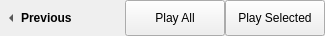
             <widget class="QFrame" name="frame_2">
              <property name="sizePolicy">
               <sizepolicy hsizetype="Preferred" vsizetype="Fixed">
                <horstretch>0</horstretch>
                <verstretch>0</verstretch>
               </sizepolicy>
              </property>
              <property name="minimumSize">
               <size>
                <width>0</width>
                <height>36</height>
               </size>
              </property>
              <property name="maximumSize">
               <size>
                <width>16777215</width>
                <height>36</height>
               </size>
              </property>
              <property name="frameShape">
               <enum>QFrame::NoFrame</enum>
              </property>
              <property name="frameShadow">
               <enum>QFrame::Raised</enum>
              </property>
              <layout class="QHBoxLayout" name="horizontalLayout_5">
               <property name="spacing">
                <number>0</number>
               </property>
               <property name="margin">
                <number>0</number>
               </property>
               <item>
                <widget class="QToolButton" name="previous">
                 <property name="sizePolicy">
                  <sizepolicy hsizetype="Preferred" vsizetype="Preferred">
                   <horstretch>0</horstretch>
                   <verstretch>0</verstretch>
                  </sizepolicy>
                 </property>
                 <property name="font">
                  <font>
                   <weight>75</weight>
                   <bold>true</bold>
                  </font>
                 </property>
                 <property name="autoFillBackground">
                  <bool>false</bool>
                 </property>
                 <property name="text">
                  <string>Previous</string>
                 </property>
                 <property name="toolButtonStyle">
                  <enum>Qt::ToolButtonTextBesideIcon</enum>
                 </property>
                 <property name="autoRaise">
                  <bool>true</bool>
                 </property>
                 <property name="arrowType">
                  <enum>Qt::LeftArrow</enum>
                 </property>
                </widget>
               </item>
               <item>
                <spacer name="horizontalSpacer_4">
                 <property name="orientation">
                  <enum>Qt::Horizontal</enum>
                 </property>
                 <property name="sizeHint" stdset="0">
                  <size>
                   <width>40</width>
                   <height>20</height>
                  </size>
                 </property>
                </spacer>
               </item>
               <item>
                <widget class="QPushButton" name="playAll">
                 <property name="sizePolicy">
                  <sizepolicy hsizetype="Minimum" vsizetype="Preferred">
                   <horstretch>0</horstretch>
                   <verstretch>0</verstretch>
                  </sizepolicy>
                 </property>
                 <property name="minimumSize">
                  <size>
                   <width>100</width>
                   <height>32</height>
                  </size>
                 </property>
                 <property name="toolTip">
                  <string>Play all media in list</string>
                 </property>
                 <property name="styleSheet">
                  <string/>
                 </property>
                 <property name="text">
                  <string>Play All</string>
                 </property>
                 <property name="icon">
                  <iconset>
                   <normaloff>../convenience/media-playback-start16.png</normaloff>../convenience/media-playback-start16.png</iconset>
                 </property>
                </widget>
               </item>
               <item>
                <widget class="QPushButton" name="playSelected">
                 <property name="sizePolicy">
                  <sizepolicy hsizetype="Minimum" vsizetype="Preferred">
                   <horstretch>0</horstretch>
                   <verstretch>0</verstretch>
                  </sizepolicy>
                 </property>
                 <property name="minimumSize">
                  <size>
                   <width>100</width>
                   <height>32</height>
                  </size>
                 </property>
                 <property name="toolTip">
                  <string>Play selected media in list</string>
                 </property>
                 <property name="text">
                  <string>Play Selected</string>
                 </property>
                 <property name="icon">
                  <iconset>
                   <normaloff>../convenience/media-playback-start16.png</normaloff>../convenience/media-playback-start16.png</iconset>
                 </property>
                </widget>
               </item>
              </layout>
             </widget>
